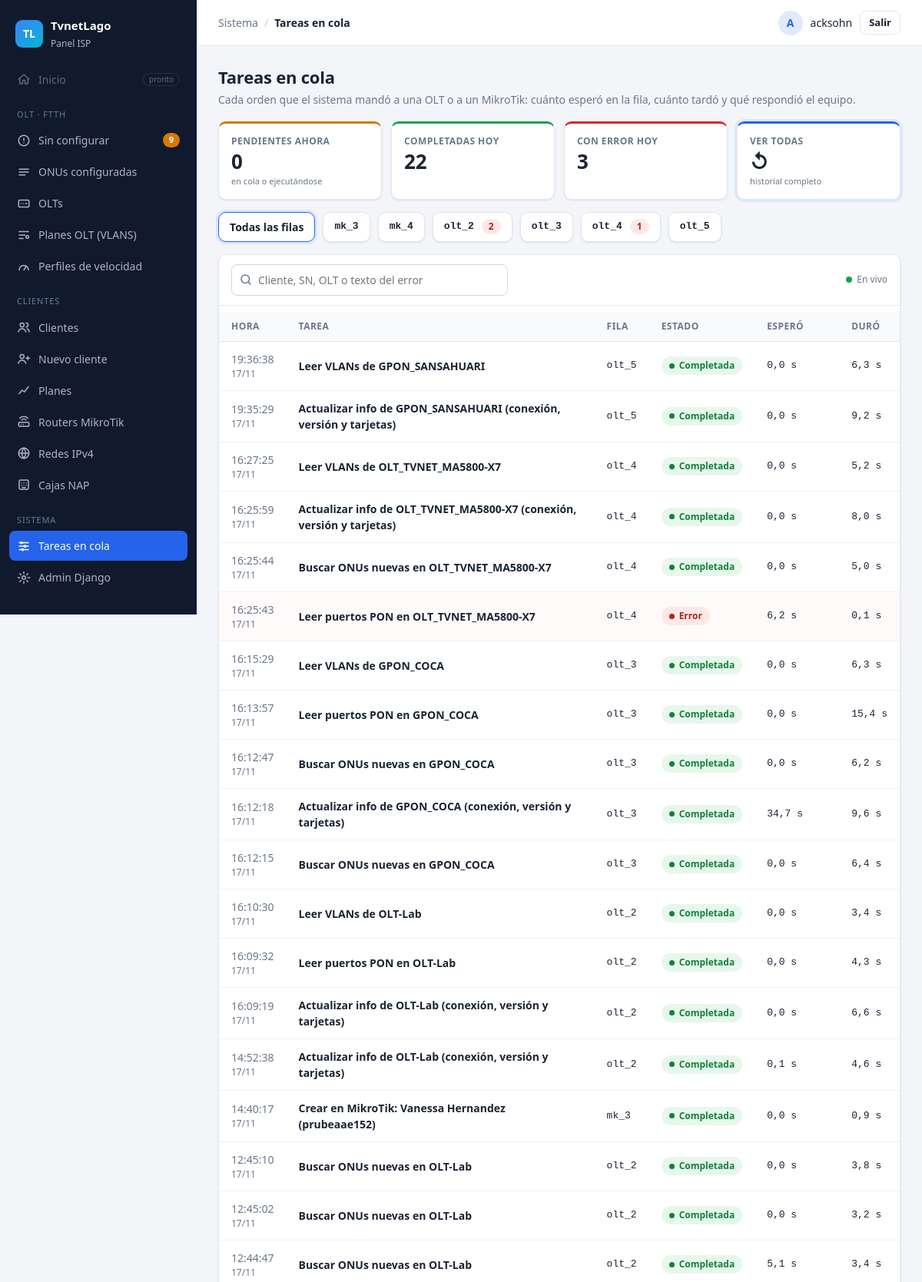
Screenshot of /tareas/ (signed in, upper part) with the database file from the repository.
### Aplicaciones/Tareas/models.py (models this page shows, shortened)
class Tarea(models.Model):
    ESTADOS = [
        ("en_cola", "En cola"),
        ("ejecutando", "Ejecutando"),
        ("reintento", "Reintentando"),
        ("ok", "Completada"),
        ("error", "Error"),
    ]
    task_id = models.CharField(max_length=50, unique=True)
    nombre = models.CharField(max_length=100)          # ej. autorizar_onu_task
    descripcion = models.CharField(max_length=200)     # ej. "Suspender: Juan Pérez (jperez)"
    enlace = models.CharField(max_length=200, blank=True)  # a dónde lleva el clic (cliente, ONU…)
    cola = models.CharField(max_length=50, blank=True)     # ej. olt_2, mk_1
    estado = models.CharField(max_length=12, choices=ESTADOS, default="en_cola", db_index=True)
    resultado = models.TextField(blank=True)
    intentos = models.PositiveSmallIntegerField(default=0)
    creada = models.DateTimeField(auto_now_add=True, db_index=True)
    iniciada = models.DateTimeField(null=True, blank=True)
    terminada = models.DateTimeField(null=True, blank=True)
    class Meta:
        ordering = ["-creada"]
    @property
    def espera(self):
        if self.iniciada:
            return (self.iniciada - self.creada).total_seconds()
        return None
    @property
    def duracion(self):
        if self.iniciada and self.terminada:
            return (self.terminada - self.iniciada).total_seconds()
        return None

### Aplicaciones/Tareas/views.py (the view)
# urls.py: path("", views.lista, name="lista"),
@login_required
def lista(request):
    ahora = timezone.now()
    hoy = timezone.localtime(ahora).replace(hour=0, minute=0, second=0, microsecond=0)
    estado = request.GET.get("estado", "")
    cola = request.GET.get("cola", "")
    busqueda = request.GET.get("q", "").strip()
    resumen = Tarea.objects.aggregate(
        pendientes=Count("id", filter=Q(estado__in=PENDIENTES)),
        ok_hoy=Count("id", filter=Q(estado="ok", creada__gte=hoy)),
        error_hoy=Count("id", filter=Q(estado="error", creada__gte=hoy)),
    )
    colas = (Tarea.objects.filter(creada__gte=ahora - timedelta(days=7)).exclude(cola="")
             .values("cola")
             .annotate(pendientes=Count("id", filter=Q(estado__in=PENDIENTES)),
                       errores=Count("id", filter=Q(estado="error", creada__gte=hoy)))
             .order_by("cola"))
    tareas = Tarea.objects.all()
    if estado == "pendientes":
        tareas = tareas.filter(estado__in=PENDIENTES)
    elif estado in ("ok", "error"):
        tareas = tareas.filter(estado=estado)
    if cola:
        tareas = tareas.filter(cola=cola)
    if busqueda:
        tareas = tareas.filter(Q(descripcion__icontains=busqueda) | Q(resultado__icontains=busqueda))
    pagina = Paginator(tareas, 50).get_page(request.GET.get("page"))
    for t in pagina:  # marca las que esperan demasiado (worker apagado)
        t.atascada = t.estado == "en_cola" and ahora - t.creada > ESPERA_SOSPECHOSA
    return render(request, "tareas/lista.html", {
        "pagina": pagina, "resumen": resumen, "colas": colas,
        "estado": estado, "cola": cola, "busqueda": busqueda,
    })

### Aplicaciones/ServerOLT/context_processors.py (called while the page is built)
def menu(request):
    if not request.user.is_authenticated:
        return {}
    return {"menu_pendientes": ONU.objects.filter(estado="sin_autorizar").count()}

### Aplicaciones/Tareas/templates/tareas/lista.html (shortened to what this page needs)
{% extends "panel/base.html" %}
{% block migas %}<span>Sistema</span><span class="sep">/</span><strong>Tareas en cola</strong>{% endblock %}
{% block contenido %}
<div class="cabecera">
  <div>
    <h1>Tareas en cola</h1>
    <p class="sub">Cada orden que el sistema mandó a una OLT o a un MikroTik: cuánto esperó en la fila, cuánto tardó y qué respondió el equipo.</p>
  </div>
</div>
<div id="tareas-vivo" data-vivo>
<div class="resumen">
  <a class="kpi kpi-naranja {% if estado == 'pendientes' %}activo{% endif %}" href="{% querystring estado='pendientes' page=None %}">
    <span class="kpi-titulo">Pendientes ahora</span><span class="kpi-valor">{{ resumen.pendientes }}</span>
    <span class="kpi-nota">en cola o ejecutándose</span>
  </a>
  <a class="kpi kpi-verde {% if estado == 'ok' %}activo{% endif %}" href="{% querystring estado='ok' page=None %}">
    <span class="kpi-titulo">Completadas hoy</span><span class="kpi-valor">{{ resumen.ok_hoy }}</span>
  </a>
  <a class="kpi kpi-rojo {% if estado == 'error' %}activo{% endif %}" href="{% querystring estado='error' page=None %}">
    <span class="kpi-titulo">Con error hoy</span><span class="kpi-valor">{{ resumen.error_hoy }}</span>
  </a>
  <a class="kpi {% if not estado %}activo{% endif %}" href="{% querystring estado=None page=None %}">
    <span class="kpi-titulo">Ver todas</span><span class="kpi-valor">↺</span>
    <span class="kpi-nota">historial completo</span>
  </a>
</div>
{% if colas %}
<div class="olts">
  <a class="olt-chip {% if not cola %}activo{% endif %}" href="{% querystring cola=None page=None %}"><span class="olt-nombre">Todas las filas</span></a>
  {% for c in colas %}
  <a class="olt-chip {% if cola == c.cola %}activo{% endif %}" href="{% querystring cola=c.cola page=None %}">
    <span class="olt-nombre mono">{{ c.cola }}</span>
    {% if c.errores %}<span class="olt-num num-rojo" title="Errores hoy">{{ c.errores }}</span>{% endif %}
  </a>
  {% endfor %}
</div>
{% endif %}
</div>
<div class="tarjeta">
  <form method="get" class="tarjeta-barra">
    <div class="buscador">
      <svg viewBox="0 0 24 24"><circle cx="11" cy="11" r="7"/><path d="M20 20l-3.5-3.5"/></svg>
      <input type="search" name="q" value="{{ busqueda }}" placeholder="Cliente, SN, OLT o texto del error">
    </div>
    <span class="en-vivo" title="Se actualiza sola cada 5 segundos"><i></i>En vivo</span>
  </form>
  <div id="tabla-tareas" data-vivo>
    <div class="tabla-scroll">
    <table class="tabla">
      <thead>
        <tr>
          <th>Hora</th>
          <th>Tarea</th>
          <th class="ocultar-movil">Fila</th>
          <th>Estado</th>
          <th class="ocultar-movil">Esperó</th>
          <th class="ocultar-movil">Duró</th>
        </tr>
      </thead>
      <tbody>
      {% for t in pagina %}
        <tr class="{% if t.estado == 'error' %}fila-error{% endif %}">
          <td class="tenue" title="{{ t.creada|date:'d/m/Y H:i:s' }}">{{ t.creada|date:"H:i:s" }}<div class="chico">{{ t.creada|date:"d/m" }}</div></td>
          <td class="ajustar">
            {% if t.enlace %}<a class="enlace-fila" href="{{ t.enlace }}">{{ t.descripcion }}</a>{% else %}<strong>{{ t.descripcion }}</strong>{% endif %}
          </td>
          <td class="mono ocultar-movil">{{ t.cola }}</td>
          <td>
            {% if t.estado == "ok" %}<span class="estado estado-ok"><i class="punto"></i>Completada</span>
            {% elif t.estado == "error" %}
              <details class="error-detalle">
                <summary class="estado estado-error"><i class="punto"></i>Error</summary>
              </details>
            {% elif t.estado == "ejecutando" %}<span class="estado estado-proceso"><i class="giro"></i>Ejecutando</span>
            {% elif t.estado == "reintento" %}<span class="estado estado-proceso" title="{{ t.resultado }}"><i class="giro"></i>Reintentando</span>
            {% elif t.atascada %}<span class="estado estado-error" title="Lleva más de 2 minutos en la fila. ¿Está encendido el worker de {{ t.cola }}?"><i class="punto"></i>Sin worker?</span>
            {% else %}<span class="estado estado-gris"><i class="giro"></i>En cola</span>{% endif %}
          </td>
          <td class="mono ocultar-movil">{% if t.espera is not None %}{{ t.espera|floatformat:1 }} s{% else %}<span class="tenue">—</span>{% endif %}</td>
          <td class="mono ocultar-movil">{% if t.duracion is not None %}{{ t.duracion|floatformat:1 }} s{% else %}<span class="tenue">—</span>{% endif %}</td>
        </tr>
      {% endfor %}
      </tbody>
    </table>
    </div>
  </div>
</div>
{% endblock %}

### templates/panel/base.html (shortened to what this page needs)
{% load static %}<!DOCTYPE html>
<html lang="es">
<head>
  <link rel="stylesheet" href="{% static 'vendor/select2/select2.min.css' %}">
  <link rel="stylesheet" href="{% static 'css/panel.css' %}">
</head>
<body>
<div class="app">
  <aside class="sidebar" id="sidebar">
    <div class="marca">
      <span class="marca-logo">TL</span>
      <div><strong>TvnetLago</strong><small>Panel ISP</small></div>
    </div>
    {% with ruta=request.resolver_match.view_name %}
    <nav>
      <a class="item deshabilitado" title="Próximamente">
        <svg viewBox="0 0 24 24"><path d="M3 12l9-8 9 8M5 10v10h5v-6h4v6h5V10"/></svg>
        Inicio <span class="pronto">pronto</span>
      </a>
      <p class="seccion">OLT · FTTH</p>
      <a class="item {% if ruta == 'olt:sin_configurar' or ruta == 'olt:autorizar' %}activo{% endif %}"
         href="{% url 'olt:sin_configurar' %}">
        <svg viewBox="0 0 24 24"><circle cx="12" cy="12" r="9"/><path d="M12 8v4M12 16h.01"/></svg>
        Sin configurar
        <span id="menu-pendientes" data-vivo class="contador-caja">{% if menu_pendientes %}<span class="contador">{{ menu_pendientes }}</span>{% endif %}</span>
      </a>
      <a class="item {% if ruta == 'olt:configuradas' or ruta == 'olt:detalle_onu' %}activo{% endif %}" href="{% url 'olt:configuradas' %}">
        <svg viewBox="0 0 24 24"><path d="M4 7h16M4 12h16M4 17h10"/></svg>
        ONUs configuradas
      </a>
      <a class="item {% if ruta == 'olt:olts' or ruta == 'olt:detalle_olt' or ruta == 'olt:olt_nueva' or ruta == 'olt:olt_editar' %}activo{% endif %}" href="{% url 'olt:olts' %}">
        <svg viewBox="0 0 24 24"><rect x="3" y="6" width="18" height="12" rx="2"/><path d="M7 12h.01M11 12h.01M15 12h2"/></svg>
        OLTs
      </a>
      <a class="item {% if ruta == 'olt:planes_olt' or ruta == 'olt:plan_olt_nuevo' or ruta == 'olt:plan_olt_editar' %}activo{% endif %}" href="{% url 'olt:planes_olt' %}">
        <svg viewBox="0 0 24 24"><path d="M4 6h16M4 12h10M4 18h7"/><circle cx="18" cy="15" r="2.5"/></svg>
        Planes OLT (VLANS)
      </a>
      <a class="item {% if ruta == 'olt:velocidades' or ruta == 'olt:velocidad_nueva' or ruta == 'olt:velocidad_editar' %}activo{% endif %}" href="{% url 'olt:velocidades' %}">
        <svg viewBox="0 0 24 24"><path d="M4 18a8 8 0 1 1 16 0"/><path d="M12 18l4-6"/></svg>
        Perfiles de velocidad
      </a>
      <p class="seccion">Clientes</p>
      <a class="item {% if request.resolver_match.namespace == 'clientes' and ruta != 'clientes:nuevo' and 'plan' not in ruta and 'router' not in ruta %}activo{% endif %}" href="{% url 'clientes:lista' %}">
        <svg viewBox="0 0 24 24"><circle cx="9" cy="8" r="3.5"/><path d="M2.5 20c.8-3.5 3.3-5.5 6.5-5.5s5.7 2 6.5 5.5M16 4.5a3.5 3.5 0 010 7M18 14.6c1.9.7 3 2.6 3.5 5.4"/></svg>
        Clientes
      </a>
      {% if perms.ServerMikro.add_cliente %}
      <a class="item {% if ruta == 'clientes:nuevo' %}activo{% endif %}" href="{% url 'clientes:nuevo' %}">
        <svg viewBox="0 0 24 24"><circle cx="9" cy="8" r="3.5"/><path d="M2.5 20c.8-3.5 3.3-5.5 6.5-5.5s5.7 2 6.5 5.5M19 8v6M16 11h6"/></svg>
        Nuevo cliente
      </a>
      {% endif %}
      <a class="item {% if ruta == 'clientes:planes' or ruta == 'clientes:plan_nuevo' or ruta == 'clientes:plan_editar' %}activo{% endif %}" href="{% url 'clientes:planes' %}">
        <svg viewBox="0 0 24 24"><path d="M4 18l5-6 4 3 7-9"/></svg>
        Planes
      </a>
      <a class="item {% if 'router' in ruta %}activo{% endif %}" href="{% url 'clientes:routers' %}">
        <svg viewBox="0 0 24 24"><rect x="3" y="13" width="18" height="7" rx="2"/><path d="M7 16.5h.01M11 16.5h.01M8 9a6 6 0 018 0M5 6a10 10 0 0114 0"/></svg>
        Routers MikroTik
      </a>
      <a class="item {% if ruta == 'clientes:redes' or 'clientes:red_' in ruta %}activo{% endif %}" href="{% url 'clientes:redes' %}">
        <svg viewBox="0 0 24 24"><circle cx="12" cy="12" r="9"/><path d="M3 12h18M12 3a14 14 0 010 18M12 3a14 14 0 000 18"/></svg>
        Redes IPv4
      </a>
      <a class="item {% if 'clientes:nap' in ruta %}activo{% endif %}" href="{% url 'clientes:naps' %}">
        <svg viewBox="0 0 24 24"><rect x="4" y="4" width="16" height="16" rx="2"/><path d="M8 9h.01M12 9h.01M16 9h.01M8 13h.01M12 13h.01M16 13h.01M9 17h6"/></svg>
        Cajas NAP
      </a>
      <p class="seccion">Sistema</p>
      <a class="item {% if ruta == 'tareas:lista' %}activo{% endif %}" href="{% url 'tareas:lista' %}">
        <svg viewBox="0 0 24 24"><path d="M4 6h16M4 12h16M4 18h16"/><circle cx="8" cy="6" r="1.5"/><circle cx="14" cy="12" r="1.5"/><circle cx="10" cy="18" r="1.5"/></svg>
        Tareas en cola
      </a>
      {% if user.is_staff %}
      <a class="item" href="{% url 'admin:index' %}">
        <svg viewBox="0 0 24 24"><circle cx="12" cy="12" r="3"/><path d="M12 2v3M12 19v3M2 12h3M19 12h3M4.9 4.9L7 7M17 17l2.1 2.1M4.9 19.1L7 17M17 7l2.1-2.1"/></svg>
        Admin Django
      </a>
      {% endif %}
    </nav>
    {% endwith %}
  </aside>
  <div class="principal">
    <header class="topbar">
      <div class="migas">{% block migas %}{% endblock %}</div>
      {% if user.is_authenticated %}
      <form method="post" action="{% url 'logout' %}" class="usuario">
        <span class="avatar">{{ user.username|slice:":1"|upper }}</span>
        <span class="usuario-nombre">{{ user.username }}</span>
        <button type="submit" class="btn btn-fantasma btn-sm">Salir</button>
      </form>
      {% endif %}
    </header>
    <main class="contenido">
      {% block contenido %}{% endblock %}
    </main>
  </div>
</div>
</body>
</html>

### rows the page displays
Tarea: cola "olt_2", errores "2"
Tarea: creada "19:36:38", creada "17/11", descripcion "Leer VLANs de GPON_SANSAHUARI", cola "olt_5", estado "ok" (drawn), espera "0,0", duracion "6,3"
Tarea: creada "19:35:29", creada "17/11", descripcion "Actualizar info de GPON_SANSAHUARI (conexión, versión y tarjetas)", cola "olt_5", estado "ok" (drawn), espera "0,0", duracion "9,2"
Tarea: creada "16:27:25", creada "17/11", descripcion "Leer VLANs de OLT_TVNET_MA5800-X7", cola "olt_4", estado "ok" (drawn), espera "0,0", duracion "5,2"
Tarea: creada "16:25:59", creada "17/11", descripcion "Actualizar info de OLT_TVNET_MA5800-X7 (conexión, versión y tarjetas)", cola "olt_4", estado "ok" (drawn), espera "0,0", duracion "8,0"
Tarea: creada "16:25:44", creada "17/11", descripcion "Buscar ONUs nuevas en OLT_TVNET_MA5800-X7", cola "olt_4", estado "ok" (drawn), espera "0,0", duracion "5,0"
Tarea: creada "16:25:43", creada "17/11", descripcion "Leer puertos PON en OLT_TVNET_MA5800-X7", cola "olt_4", espera "6,2", duracion "0,1"
Tarea: creada "16:15:29", creada "17/11", descripcion "Leer VLANs de GPON_COCA", cola "olt_3", estado "ok" (drawn), espera "0,0", duracion "6,3"
Tarea: creada "16:13:57", creada "17/11", descripcion "Leer puertos PON en GPON_COCA", cola "olt_3", estado "ok" (drawn), espera "0,0", duracion "15,4"
Tarea: creada "16:12:47", creada "17/11", descripcion "Buscar ONUs nuevas en GPON_COCA", cola "olt_3", estado "ok" (drawn), espera "0,0", duracion "6,2"
Tarea: creada "16:12:18", creada "17/11", descripcion "Actualizar info de GPON_COCA (conexión, versión y tarjetas)", cola "olt_3", estado "ok" (drawn), espera "34,7", duracion "9,6"
Tarea: creada "16:12:15", creada "17/11", descripcion "Buscar ONUs nuevas en GPON_COCA", cola "olt_3", estado "ok" (drawn), espera "0,0", duracion "6,4"
Tarea: creada "16:10:30", creada "17/11", descripcion "Leer VLANs de OLT-Lab", cola "olt_2", estado "ok" (drawn), espera "0,0", duracion "3,4"
Tarea: creada "16:09:32", creada "17/11", descripcion "Leer puertos PON en OLT-Lab", cola "olt_2", estado "ok" (drawn), espera "0,0", duracion "4,3"
Tarea: creada "16:09:19", creada "17/11", descripcion "Actualizar info de OLT-Lab (conexión, versión y tarjetas)", cola "olt_2", estado "ok" (drawn), espera "0,0", duracion "6,6"
Tarea: creada "14:52:38", creada "17/11", descripcion "Actualizar info de OLT-Lab (conexión, versión y tarjetas)", cola "olt_2", estado "ok" (drawn), espera "0,1", duracion "4,6"
Tarea: creada "14:40:17", creada "17/11", descripcion "Crear en MikroTik: Vanessa Hernandez (prubeaae152)", cola "mk_3", estado "ok" (drawn), espera "0,0", duracion "0,9"
Tarea: creada "12:45:10", creada "17/11", descripcion "Buscar ONUs nuevas en OLT-Lab", cola "olt_2", estado "ok" (drawn), espera "0,0", duracion "3,8"
Tarea: creada "12:45:02", creada "17/11", descripcion "Buscar ONUs nuevas en OLT-Lab", cola "olt_2", estado "ok" (drawn), espera "0,0", duracion "3,2"
Tarea: creada "12:44:47", creada "17/11", descripcion "Buscar ONUs nuevas en OLT-Lab", cola "olt_2", estado "ok" (drawn), espera "5,1", duracion "3,4"

### other values shown
{{ menu_pendientes }} "9"
{{ user.username|slice:":1"|upper }} "A"
{{ user.username }} "acksohn"
{{ resumen.pendientes }} "0"
{{ resumen.ok_hoy }} "22"
{{ resumen.error_hoy }} "3"
{{ c.cola }} "mk_3" "mk_4" "olt_3" "olt_4" "olt_5"
{{ c.errores }} "1"
